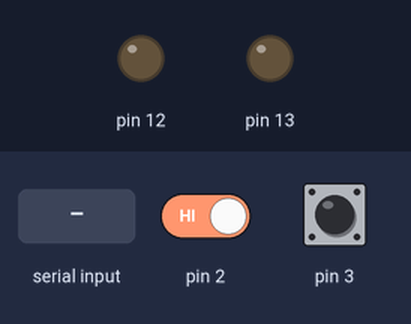
A sketch run on a simulated Arduino Uno, built with avr-gcc and run on an emulated ATmega328P. On the bench: output pins drawn as LEDs (lit = HIGH). Inputs (shaded band) come from the test bench; at power-on: pin 2 HIGH, pin 3 HIGH. What the sketch prints to the serial monitor is not drawn.

Above: at 1.2 s.
1.3 s: "s\n" received over Serial
2.8 s: "t\n" received over Serial
4.3 s: "h\n" received over Serial
5.8 s: pin 2 driven LOW
Timing chart, 0 to 8.3 s (numbered marks = the images above; inputs shaded):
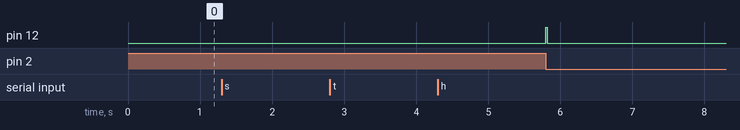

The sketch:

coiltiming.ino
```cpp
#include <stdarg.h>

void p(char *fmt, ... ){
        char buf[128]; // resulting string limited to 128 chars
        va_list args;
        va_start (args, fmt );
        vsnprintf(buf, 128, fmt, args);
        va_end (args);
        Serial.print(buf);
}


#define TRIGGERTIME (20)
#define LBS (4)
volatile unsigned long time[LBS] = {0};
volatile bool hot = false;
volatile bool triggered = false;

volatile unsigned char autoOffCnt = 0;

void setup()
{
  pinMode(13,OUTPUT);
  pinMode(12,OUTPUT);
  digitalWrite(13,LOW);
  digitalWrite(12,LOW);
  attachInterrupt(0, lb0, FALLING); // 3
  attachInterrupt(1, lb2, FALLING); // 2
  attachInterrupt(2, lb1, FALLING); // 0
  attachInterrupt(3, lb3, FALLING); // 1
                                    // 7

  Serial.begin(9600);
  Serial.write("hello\n");
}

unsigned long delta(unsigned long a, unsigned long b)
{
  return b-a;
}

unsigned char cmd = 0;
void loop()
{
  if(autoOffCnt > 0)
  {
    if(--autoOffCnt == 0)
    {
      digitalWrite(12,LOW);
    }
  }
  else if(Serial.available())
  {
    unsigned char t = Serial.read();
    switch(t)
    {
    case '\n':
      p("exe: %c\n",cmd);
      switch(cmd)
      {
      case 's':
        hot = false;
        triggered = false;
        break;
      case 't':
        lb0();
        break;
      case 'h':
        hot = true;
        triggered = false;
        time[0] = 0;
        time[1] = 0;
        time[2] = 0;
        time[3] = 0;
        break;
      case 'd':
        p("%lu <%lu> %lu <%lu> %lu <%lu> %lu   %c%c\n",time[0], delta(time[0],time[1]),
                                                time[1], delta(time[1],time[2]),
                                                time[2], delta(time[2],time[3]),
                                                time[3],
                                                hot ? 'H' : 'h',
                                                triggered ? 'T' : 't');
        break;
      default:
        p("%s\n","unknown command");
      }
      break;
    default:
      cmd = t;
      p("cmd: %c\n",cmd);
    }
  }

  delay(1);
}

void lb0()
{
  if(hot)
  {
    hot = false;
    triggered = true;
    autoOffCnt = TRIGGERTIME+1;
    digitalWrite(12,HIGH);
    time[0] = micros();
  }
}

void lb1()
{
  time[1] = micros();
}

void lb2()
{
  time[2] = micros();
}

void lb3()
{
  time[3] = micros();
}
```

Measured:
- after the input at 1.3 s, every drawn part: stays the same
- after the input at 2.8 s, every drawn part: stays the same
- after the input at 4.3 s, every drawn part: stays the same
- after the input at 5.8 s, pin 12: LOW → HIGH at once, → LOW 0.02 s later
